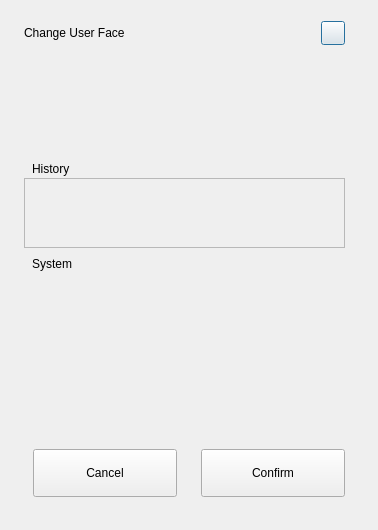
<?xml version="1.0" encoding="UTF-8"?>
<ui version="4.0">
 <class>ChangeFaceDialog</class>
 <widget class="QDialog" name="ChangeFaceDialog">
  <property name="geometry">
   <rect>
    <x>0</x>
    <y>0</y>
    <width>378</width>
    <height>530</height>
   </rect>
  </property>
  <property name="sizePolicy">
   <sizepolicy hsizetype="Fixed" vsizetype="Fixed">
    <horstretch>0</horstretch>
    <verstretch>0</verstretch>
   </sizepolicy>
  </property>
  <property name="minimumSize">
   <size>
    <width>378</width>
    <height>530</height>
   </size>
  </property>
  <property name="maximumSize">
   <size>
    <width>389</width>
    <height>530</height>
   </size>
  </property>
  <property name="windowTitle">
   <string notr="true">Change Face</string>
  </property>
  <layout class="QVBoxLayout" name="verticalLayout_2">
   <property name="spacing">
    <number>0</number>
   </property>
   <property name="leftMargin">
    <number>0</number>
   </property>
   <property name="topMargin">
    <number>9</number>
   </property>
   <property name="rightMargin">
    <number>9</number>
   </property>
   <property name="bottomMargin">
    <number>0</number>
   </property>
   <item>
    <widget class="QWidget" name="widget" native="true">
     <property name="sizePolicy">
      <sizepolicy hsizetype="Preferred" vsizetype="Preferred">
       <horstretch>0</horstretch>
       <verstretch>0</verstretch>
      </sizepolicy>
     </property>
     <layout class="QVBoxLayout" name="verticalLayout">
      <property name="spacing">
       <number>0</number>
      </property>
      <property name="leftMargin">
       <number>0</number>
      </property>
      <property name="topMargin">
       <number>0</number>
      </property>
      <property name="rightMargin">
       <number>0</number>
      </property>
      <property name="bottomMargin">
       <number>0</number>
      </property>
      <item>
       <layout class="QHBoxLayout" name="horizontalLayout_2">
        <property name="leftMargin">
         <number>24</number>
        </property>
        <property name="topMargin">
         <number>12</number>
        </property>
        <property name="rightMargin">
         <number>24</number>
        </property>
        <property name="bottomMargin">
         <number>12</number>
        </property>
        <item>
         <widget class="QLabel" name="titleLabel">
          <property name="minimumSize">
           <size>
            <width>0</width>
            <height>24</height>
           </size>
          </property>
          <property name="maximumSize">
           <size>
            <width>16777215</width>
            <height>24</height>
           </size>
          </property>
          <property name="text">
           <string>Change User Face</string>
          </property>
         </widget>
        </item>
        <item>
         <spacer name="horizontalSpacer">
          <property name="orientation">
           <enum>Qt::Horizontal</enum>
          </property>
          <property name="sizeHint" stdset="0">
           <size>
            <width>40</width>
            <height>20</height>
           </size>
          </property>
         </spacer>
        </item>
        <item>
         <widget class="QPushButton" name="closeBtn">
          <property name="minimumSize">
           <size>
            <width>24</width>
            <height>24</height>
           </size>
          </property>
          <property name="maximumSize">
           <size>
            <width>24</width>
            <height>24</height>
           </size>
          </property>
          <property name="text">
           <string/>
          </property>
         </widget>
        </item>
       </layout>
      </item>
     </layout>
    </widget>
   </item>
   <item>
    <widget class="QFrame" name="frame">
     <property name="frameShape">
      <enum>QFrame::NoFrame</enum>
     </property>
     <property name="frameShadow">
      <enum>QFrame::Raised</enum>
     </property>
     <layout class="QVBoxLayout" name="verticalLayout_6">
      <property name="spacing">
       <number>0</number>
      </property>
      <property name="leftMargin">
       <number>0</number>
      </property>
      <property name="topMargin">
       <number>0</number>
      </property>
      <property name="rightMargin">
       <number>0</number>
      </property>
      <property name="bottomMargin">
       <number>0</number>
      </property>
      <item>
       <layout class="QVBoxLayout" name="verticalLayout_5">
        <property name="spacing">
         <number>0</number>
        </property>
        <property name="bottomMargin">
         <number>0</number>
        </property>
        <item>
         <layout class="QVBoxLayout" name="verticalLayout_7">
          <property name="spacing">
           <number>0</number>
          </property>
          <property name="leftMargin">
           <number>24</number>
          </property>
          <property name="topMargin">
           <number>0</number>
          </property>
          <property name="rightMargin">
           <number>24</number>
          </property>
          <property name="bottomMargin">
           <number>24</number>
          </property>
          <item>
           <spacer name="verticalSpacer_2">
            <property name="orientation">
             <enum>Qt::Vertical</enum>
            </property>
            <property name="sizeHint" stdset="0">
             <size>
              <width>20</width>
              <height>40</height>
             </size>
            </property>
           </spacer>
          </item>
          <item>
           <layout class="QHBoxLayout" name="horizontalLayout_3">
            <property name="spacing">
             <number>16</number>
            </property>
            <property name="leftMargin">
             <number>8</number>
            </property>
            <item>
             <widget class="QLabel" name="faceLabel">
              <property name="minimumSize">
               <size>
                <width>56</width>
                <height>56</height>
               </size>
              </property>
              <property name="maximumSize">
               <size>
                <width>56</width>
                <height>56</height>
               </size>
              </property>
              <property name="text">
               <string/>
              </property>
              <property name="scaledContents">
               <bool>true</bool>
              </property>
             </widget>
            </item>
            <item>
             <layout class="QVBoxLayout" name="verticalLayout_8">
              <property name="spacing">
               <number>2</number>
              </property>
              <item>
               <widget class="QLabel" name="usernameLabel">
                <property name="text">
                 <string/>
                </property>
               </widget>
              </item>
              <item>
               <widget class="QLabel" name="typeLabel">
                <property name="text">
                 <string/>
                </property>
               </widget>
              </item>
             </layout>
            </item>
           </layout>
          </item>
          <item>
           <spacer name="verticalSpacer_3">
            <property name="orientation">
             <enum>Qt::Vertical</enum>
            </property>
            <property name="sizeHint" stdset="0">
             <size>
              <width>20</width>
              <height>24</height>
             </size>
            </property>
           </spacer>
          </item>
          <item>
           <layout class="QHBoxLayout" name="horizontalLayout">
            <property name="spacing">
             <number>0</number>
            </property>
            <property name="leftMargin">
             <number>8</number>
            </property>
            <property name="topMargin">
             <number>0</number>
            </property>
            <item>
             <widget class="QLabel" name="label">
              <property name="sizePolicy">
               <sizepolicy hsizetype="Fixed" vsizetype="Fixed">
                <horstretch>0</horstretch>
                <verstretch>0</verstretch>
               </sizepolicy>
              </property>
              <property name="minimumSize">
               <size>
                <width>64</width>
                <height>18</height>
               </size>
              </property>
              <property name="maximumSize">
               <size>
                <width>64</width>
                <height>18</height>
               </size>
              </property>
              <property name="text">
               <string>History</string>
              </property>
             </widget>
            </item>
            <item>
             <widget class="QWidget" name="line_1" native="true">
              <property name="sizePolicy">
               <sizepolicy hsizetype="Preferred" vsizetype="Fixed">
                <horstretch>0</horstretch>
                <verstretch>0</verstretch>
               </sizepolicy>
              </property>
              <property name="minimumSize">
               <size>
                <width>0</width>
                <height>1</height>
               </size>
              </property>
              <property name="maximumSize">
               <size>
                <width>16777215</width>
                <height>1</height>
               </size>
              </property>
             </widget>
            </item>
           </layout>
          </item>
          <item>
           <spacer name="verticalSpacer">
            <property name="orientation">
             <enum>Qt::Vertical</enum>
            </property>
            <property name="sizeHint" stdset="0">
             <size>
              <width>20</width>
              <height>8</height>
             </size>
            </property>
           </spacer>
          </item>
          <item>
           <widget class="QScrollArea" name="historyFacesWidget">
            <property name="sizePolicy">
             <sizepolicy hsizetype="Expanding" vsizetype="Fixed">
              <horstretch>0</horstretch>
              <verstretch>0</verstretch>
             </sizepolicy>
            </property>
            <property name="minimumSize">
             <size>
              <width>0</width>
              <height>70</height>
             </size>
            </property>
            <property name="maximumSize">
             <size>
              <width>16777215</width>
              <height>70</height>
             </size>
            </property>
            <property name="verticalScrollBarPolicy">
             <enum>Qt::ScrollBarAlwaysOff</enum>
            </property>
            <property name="widgetResizable">
             <bool>true</bool>
            </property>
            <widget class="QWidget" name="scrollAreaWidgetContents">
             <property name="geometry">
              <rect>
               <x>0</x>
               <y>0</y>
               <width>315</width>
               <height>66</height>
              </rect>
             </property>
            </widget>
           </widget>
          </item>
          <item>
           <spacer name="verticalSpacer_4">
            <property name="orientation">
             <enum>Qt::Vertical</enum>
            </property>
            <property name="sizeHint" stdset="0">
             <size>
              <width>20</width>
              <height>16</height>
             </size>
            </property>
           </spacer>
          </item>
          <item>
           <layout class="QHBoxLayout" name="horizontalLayout_5">
            <property name="spacing">
             <number>0</number>
            </property>
            <property name="leftMargin">
             <number>8</number>
            </property>
            <property name="rightMargin">
             <number>0</number>
            </property>
            <property name="bottomMargin">
             <number>0</number>
            </property>
            <item>
             <widget class="QLabel" name="label_2">
              <property name="sizePolicy">
               <sizepolicy hsizetype="Fixed" vsizetype="Fixed">
                <horstretch>0</horstretch>
                <verstretch>0</verstretch>
               </sizepolicy>
              </property>
              <property name="minimumSize">
               <size>
                <width>64</width>
                <height>18</height>
               </size>
              </property>
              <property name="maximumSize">
               <size>
                <width>64</width>
                <height>18</height>
               </size>
              </property>
              <property name="text">
               <string>System</string>
              </property>
             </widget>
            </item>
            <item>
             <widget class="QWidget" name="line_2" native="true">
              <property name="sizePolicy">
               <sizepolicy hsizetype="Preferred" vsizetype="Fixed">
                <horstretch>0</horstretch>
                <verstretch>0</verstretch>
               </sizepolicy>
              </property>
              <property name="minimumSize">
               <size>
                <width>0</width>
                <height>1</height>
               </size>
              </property>
              <property name="maximumSize">
               <size>
                <width>16777215</width>
                <height>1</height>
               </size>
              </property>
             </widget>
            </item>
           </layout>
          </item>
          <item>
           <widget class="QWidget" name="facesWidget" native="true">
            <property name="sizePolicy">
             <sizepolicy hsizetype="Fixed" vsizetype="Preferred">
              <horstretch>0</horstretch>
              <verstretch>0</verstretch>
             </sizepolicy>
            </property>
            <property name="minimumSize">
             <size>
              <width>330</width>
              <height>136</height>
             </size>
            </property>
            <property name="maximumSize">
             <size>
              <width>330</width>
              <height>136</height>
             </size>
            </property>
           </widget>
          </item>
          <item>
           <layout class="QHBoxLayout" name="horizontalLayout_6">
            <property name="spacing">
             <number>0</number>
            </property>
            <property name="leftMargin">
             <number>9</number>
            </property>
            <property name="topMargin">
             <number>40</number>
            </property>
            <property name="rightMargin">
             <number>0</number>
            </property>
            <property name="bottomMargin">
             <number>9</number>
            </property>
            <item>
             <widget class="QPushButton" name="cancelBtn">
              <property name="minimumSize">
               <size>
                <width>144</width>
                <height>48</height>
               </size>
              </property>
              <property name="maximumSize">
               <size>
                <width>144</width>
                <height>48</height>
               </size>
              </property>
              <property name="text">
               <string>Cancel</string>
              </property>
             </widget>
            </item>
            <item>
             <spacer name="horizontalSpacer_3">
              <property name="orientation">
               <enum>Qt::Horizontal</enum>
              </property>
              <property name="sizeHint" stdset="0">
               <size>
                <width>24</width>
                <height>20</height>
               </size>
              </property>
             </spacer>
            </item>
            <item>
             <widget class="QPushButton" name="confirmBtn">
              <property name="minimumSize">
               <size>
                <width>144</width>
                <height>48</height>
               </size>
              </property>
              <property name="maximumSize">
               <size>
                <width>144</width>
                <height>48</height>
               </size>
              </property>
              <property name="text">
               <string>Confirm</string>
              </property>
             </widget>
            </item>
           </layout>
          </item>
         </layout>
        </item>
       </layout>
      </item>
     </layout>
    </widget>
   </item>
  </layout>
 </widget>
 <resources/>
 <connections/>
</ui>
